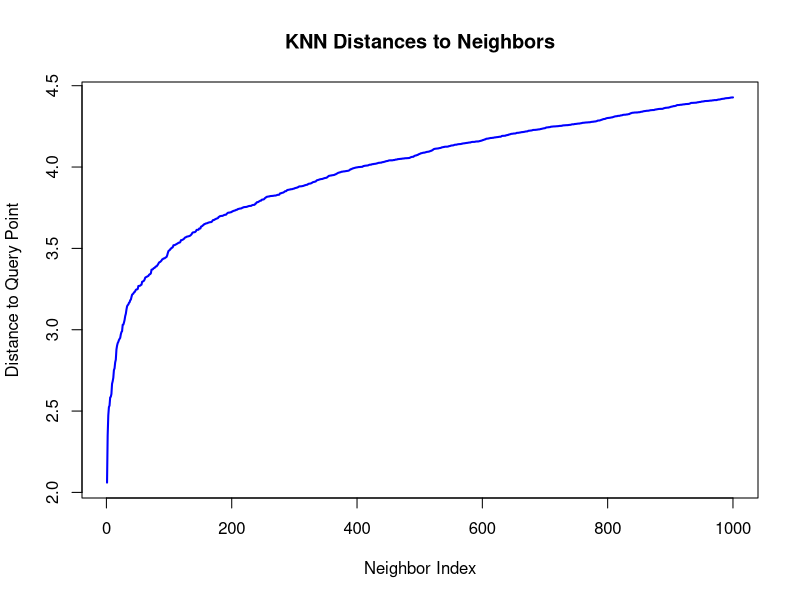
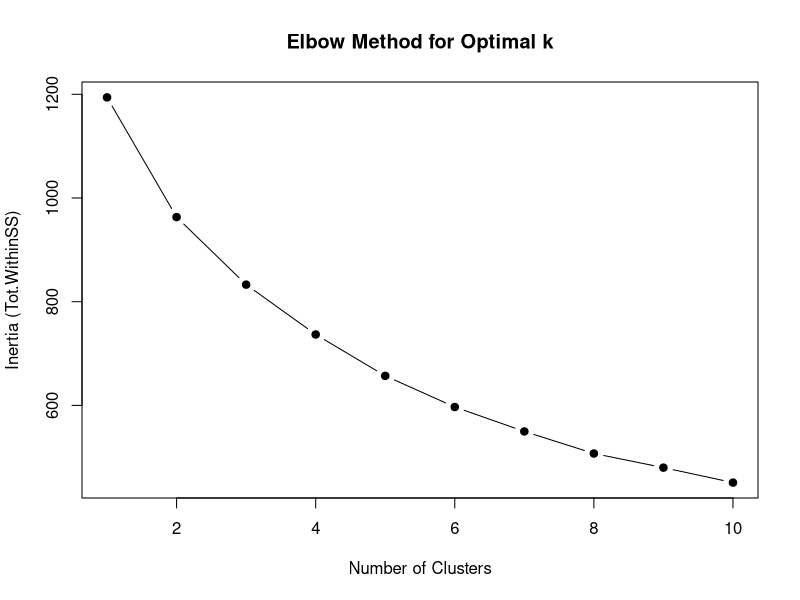
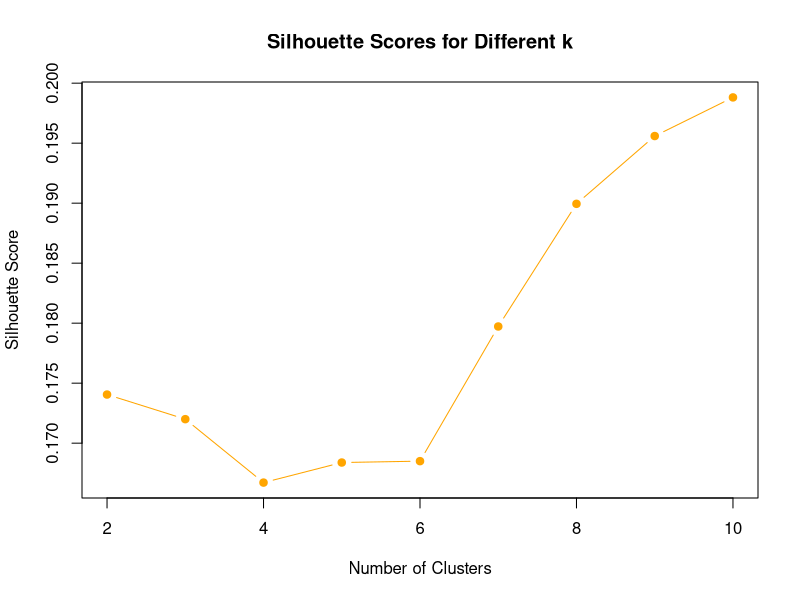
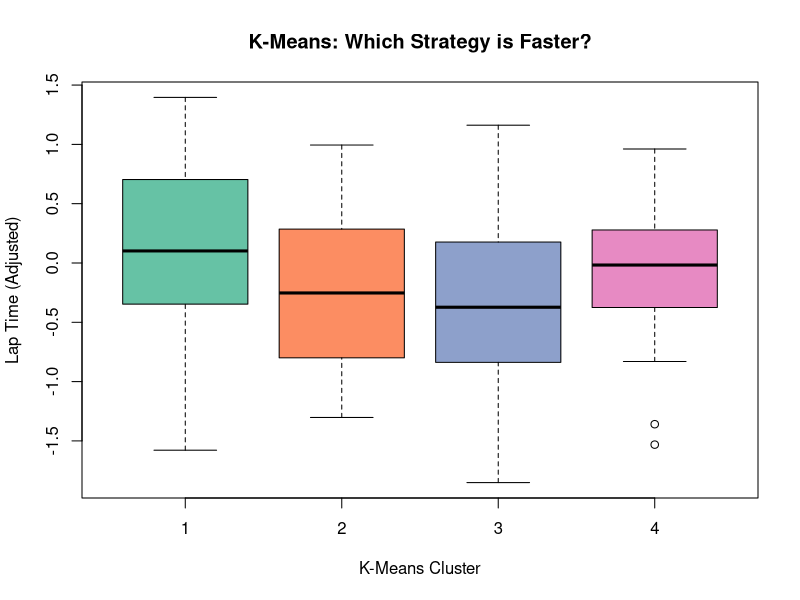
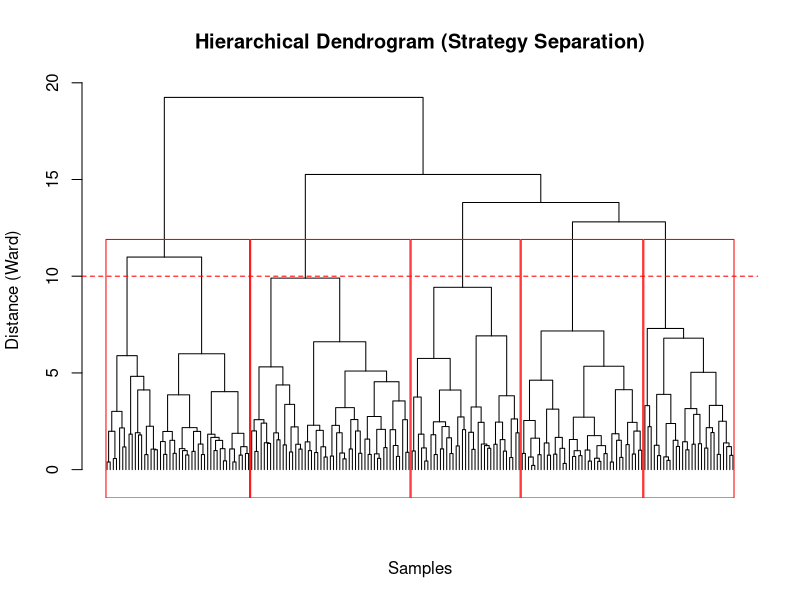
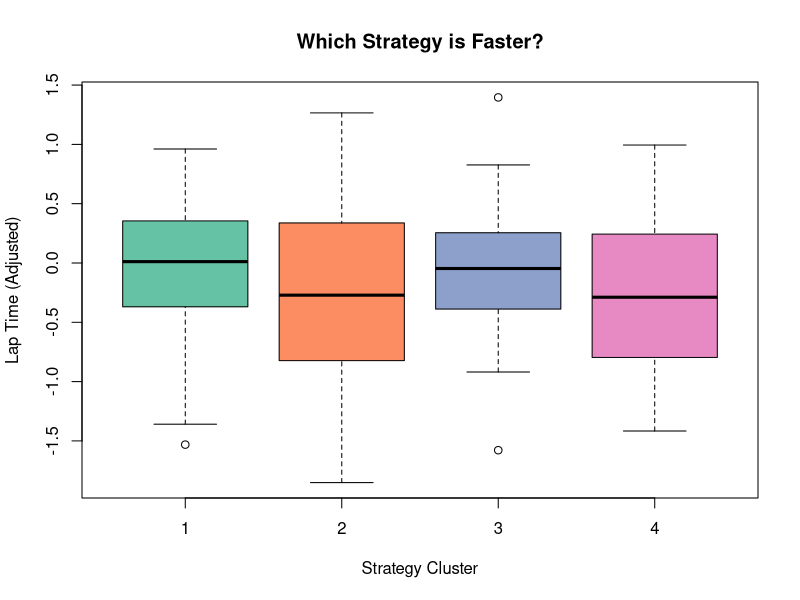

Recreate these plots in R, in order.
library(dplyr)      # Für Datenmanipulation (ähnlich pandas)
library(class)      # Für KNN (Basis-Implementierung) oder 'FNN' für schnellere Algorithmen
library(cluster)    # Für Clustering (kmeans, hierarchical)

# 1. Daten laden
# check.names = FALSE ist wichtig, damit "Front Wing" nicht zu "Front.Wing" wird!
data <- read.csv('data/simulator_data.csv', check.names = FALSE)

## Belgium Circuit
track_params <- list(
  'Cornering' = 95,
  'Inclines' = 98,
  'Camber' = 38,
  'Grip' = 9,
  'Altitude' = 20,
  'Roughness' = 78,
  'Width' = 15,
  'Lap Distance' = 4.9  # in km
)

# weather data for Belgium Circuit 
weather_params <- list(
  'Temperature' = 7,
  'Humidity' = 68,
  'Wind (Avg. Speed)' = 54,
  'Wind (Gusts)' = 6,
  'Air Density' = 37,
  'Air Pressure' = 64
)

# 3. Parameter kombinieren
fixed_params <- append(track_params, weather_params)

# Falls du später beide kombinieren willst (wie {**x, **y} in Python):
# fixed_params <- c(track_params, weather_params)

# 4. Features festlegen (Python List -> R Vector)
decision_features <- c(
  'Front Wing',
  'Rear Wing',
  'Brake Balance',
  'Suspension',
  'Engine',
  'Differential'
)


# 1. Lineares Modell fitten
# Formel: Zielvariable ~ Feature
linear_model <- lm(`Lap Time` ~ `Lap Distance`, data = data)

# 2. Vorhersage auf den gleichen Daten
preds <- predict(linear_model, newdata = data)

data$lap_time_adjusted <- data$`Lap Time` - preds

data$`Lap Time` <- NULL



##################################################
# Fit KNN
#################################################


library(FNN) 

k_max <- 1000

# 1. Features vorbereiten & Skalieren
feat_cols <- names(fixed_params)

# Trainingsdaten skalieren
X <- data[, feat_cols]
X_scaled <- scale(X)

# Skalierungsparameter speichern (um den Query-Punkt gleich zu behandeln)
X_center <- attr(X_scaled, "scaled:center")
X_scale <- attr(X_scaled, "scaled:scale")

# 2. Query-Punkt vorbereiten (Belgien Parameter)
query_df <- as.data.frame(fixed_params, check.names = FALSE)

# Query-Punkt mit den Parametern der Trainingsdaten skalieren
query_df <- query_df[, feat_cols, drop=FALSE]
query_scaled <- scale(query_df, center = X_center, scale = X_scale)

# 3. Nächste Nachbarn finden
knn_res <- get.knnx(data = X_scaled, query = query_scaled, k = k_max)

# Ergebnisse extrahieren (Indizes und Distanzen)
indices <- knn_res$nn.index[1, ]
distances <- knn_res$nn.dist[1, ]

# 4. Nachbarn aus den Originaldaten holen
cols_to_select <- c(decision_features, "lap_time_adjusted")
neighbors <- data[indices, cols_to_select]

# 5. Plotten (Elbow Kurve)
plot(1:k_max, distances, type = "l", col = "blue", lwd = 2,
     main = "KNN Distances to Neighbors",
     xlab = "Neighbor Index", ylab = "Distance to Query Point")




k <- 200
knn_res_final <- get.knnx(data = X_scaled, query = query_scaled, k = k)
indices_final <- knn_res_final$nn.index[1, ]

# Nachbarn extrahieren
neighbors <- data[indices_final, c(decision_features, "lap_time_adjusted")]


neighbors_scaled <- scale(neighbors[, decision_features])

##################################################
# Determine Kmeans Clusters
#################################################



max_clusters <- 10
inertia <- numeric(max_clusters)
silhouette_scores <- numeric(max_clusters) # Wir füllen k=1 später mit NA oder 0

# 2. Loop über Cluster-Anzahlen
for (k in 1:max_clusters) {
  set.seed(0) # Reproduzierbarkeit (wie random_state=0)
  
  # nstart=25 entspricht n_init in sklearn (verhindert lokale Minima)
  km <- kmeans(neighbors_scaled, centers = k, nstart = 25)
  
  # Inertia speichern (Total within-cluster sum of squares)
  inertia[k] <- km$tot.withinss
  
  # Silhouette Score berechnen (nur für k > 1 möglich)
  if (k > 1) {
    # dist() berechnet die euklidische Distanzmatrix
    ss <- silhouette(km$cluster, dist(neighbors_scaled))
    silhouette_scores[k] <- mean(ss[, 3])
  }
}

# 3. Plot: Elbow Method (Inertia)
plot(1:max_clusters, inertia, type = "b", pch = 19, col = "black",
     main = "Elbow Method for Optimal k",
     xlab = "Number of Clusters", ylab = "Inertia (Tot.WithinSS)")


# 4. Plot: Silhouette Scores (bug here, fix. Scores must be similar to sklearn.metrics)
k_range <- 2:max_clusters
plot(k_range, silhouette_scores[k_range], type = "b", pch = 19, col = "orange",
     main = "Silhouette Scores for Different k",
     xlab = "Number of Clusters", ylab = "Silhouette Score")



##################################################
# Perform Kmeans
#################################################


# 1. K-Means mit k=5 fitten
n_clusters <- 4
set.seed(0)
kmeans_final <- kmeans(neighbors_scaled, centers = n_clusters, nstart = 25)

# 2. Centroids zurücktransformieren (Inverse Scaling)
scale_vec <- attr(neighbors_scaled, "scaled:scale")
center_vec <- attr(neighbors_scaled, "scaled:center")
centers_scaled <- kmeans_final$centers

centroids_original <- t(t(centers_scaled) * scale_vec + center_vec)

# 3. Summary DataFrame erstellen
cluster_summary <- as.data.frame(centroids_original)
cluster_summary$Cluster_Size <- kmeans_final$size

mean_lap_times <- tapply(neighbors$lap_time_adjusted, kmeans_final$cluster, mean)
cluster_summary$Mean_Adjusted_Lap_Time <- as.numeric(mean_lap_times)

print("K-Means Cluster Summary:")
print(cluster_summary)

#boxplot of results
neighbors$KMeans_Cluster <- as.factor(kmeans_final$cluster)
boxplot(lap_time_adjusted ~ KMeans_Cluster, data = neighbors,
        col = RColorBrewer::brewer.pal(n_clusters, "Set2"), # oder einfach col=1:n_clusters
        main = "K-Means: Which Strategy is Faster?",
        xlab = "K-Means Cluster", ylab = "Lap Time (Adjusted)")


# --- 4. EXTRACT RESULTS: Bounds for Best Cluster ---
best_km_cluster <- as.numeric(names(which.min(mean_lap_times)))

cat(sprintf("\nBest K-Means Cluster is #%d. Use this for further optimization.\n", best_km_cluster))

best_km_data <- neighbors[neighbors$KMeans_Cluster == best_km_cluster, ]

cat("\nBounds for optimization (based on best K-Means cluster):\n")
for (col in decision_features) {
  q5 <- quantile(best_km_data[[col]], 0.05)
  q95 <- quantile(best_km_data[[col]], 0.95)
  cat(sprintf("%s: %.2f - %.2f\n", col, q5, q95))
}

##################################################
# Fit Hirachical Clustering
#################################################


# --- 1. Datenvorbereitung ---
X <- neighbors[, decision_features]
X_scaled <- scale(X)

# --- 2. Hierarchical Clustering ---
d <- dist(X_scaled, method = "euclidean")
hc <- hclust(d, method = "ward.D2")


plot(hc, labels = FALSE, hang = -1, 
     main = "Hierarchical Dendrogram (Strategy Separation)",
     xlab = "Samples", ylab = "Distance (Ward)", sub = "")
rect.hclust(hc, k = 5, border = "red")
abline(h = 10, col = "red", lty = 2)

# --- DECISION ---
k_selected <- 4
neighbors$Strategy_Cluster <- cutree(hc, k = k_selected)

cluster_means_df <- aggregate(. ~ Strategy_Cluster, 
                              data = neighbors[, c(decision_features, "Strategy_Cluster")], 
                              FUN = mean)

# Cluster-Spalte als Zeilennamen setzen für die Matrix
rownames(cluster_means_df) <- cluster_means_df$Strategy_Cluster
cluster_means_mat <- as.matrix(cluster_means_df[, -1]) # Erste Spalte (ID) entfernen


# Boxplot erstellen
boxplot(lap_time_adjusted ~ Strategy_Cluster, data = neighbors,
        col = RColorBrewer::brewer.pal(k_selected, "Set2"), # Falls RColorBrewer installiert
        main = "Which Strategy is Faster?",
        xlab = "Strategy Cluster", ylab = "Lap Time (Adjusted)")



# 1. Mittelwerte der Features berechnen
hc_summary <- aggregate(neighbors[, decision_features], 
                        by = list(Cluster = neighbors$Strategy_Cluster), 
                        FUN = mean)

# 2. Cluster-Größen hinzufügen
hc_summary$Cluster_Size <- as.vector(table(neighbors$Strategy_Cluster))

# 3. Performance (Rundenzeit) hinzufügen
hc_summary$Mean_Adjusted_Lap_Time <- as.vector(tapply(neighbors$lap_time_adjusted, 
                                                      neighbors$Strategy_Cluster, 
                                                      mean))

# 4. Output anzeigen
print("Hierarchical Cluster Summary:")
print(hc_summary)


mean_times <- tapply(neighbors$lap_time_adjusted, neighbors$Strategy_Cluster, mean)
best_cluster <- as.numeric(names(which.min(mean_times)))
best_data <- neighbors[neighbors$Strategy_Cluster == best_cluster, ]


cat(sprintf("Best cluster is #%d. Use this for further optimization.\n", best_cluster))

cat("\nBounds for optimization (based on best cluster):\n")
for (col in decision_features) {
  q5 <- quantile(best_data[[col]], 0.05)
  q95 <- quantile(best_data[[col]], 0.95)
  cat(sprintf("%s: %.2f - %.2f\n", col, q5, q95))
}



#######################################
# Sample results to try out
#######################################

n=85
K=10

## Define function for Successive Rejects algorithm
get_draws_per_phase <- function(K, n) {
  stopifnot(K >= 2, n >= K)
  
  # \bar{log}(K) = 1/2 + sum_{i=2}^K 1/i
  logK_bar <- 0.5 + sum(1 / (2:K))
  
  k <- seq_len(K - 1)  # 1,2,...,K-1
  
  # n_k (cumulative pulls per active arm up to phase k)
  n_k <- ceiling((1 / logK_bar) * ((n - K) / (K + 1 - k)))
  n_k <- c(0, n_k)
  
  # phase increments: n_k - n_{k-1}, with n_0 = 0
  inc <- diff(n_k)
  
  total_pulls <- sum((K:2) * inc)
  
  list(n_k = n_k, inc = inc, total_pulls = total_pulls)
}

print(get_draws_per_phase(K,n))



#install.packages("lhs")
library(lhs)

mins <- c(300, 300, 10, 1, 10, 50) 
maxs <- c(500, 500, 250, 100, 200, 250) 
# 1. Erzeuge LHS (Werte 0-1)
raw_data <- randomLHS(n = 12, k = length(mins))

# 2. Skaliere auf Bereiche (a-b)
final_data <- raw_data # Kopie erstellen
for(i in 1:ncol(final_data)) {
  final_data[,i] <- qunif(raw_data[,i], min = mins[i], max = maxs[i])
}

print(final_data)
